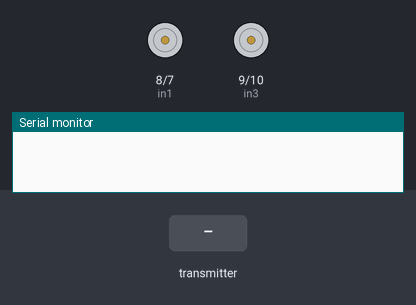
The sketch below on a simulated Arduino Uno, built with avr-gcc and run on an emulated ATmega328P. Shown: motor-driver pin pairs drawn as motors (green arrow = first pin HIGH = forward, orange = second pin HIGH = backward, longer = more drive, scaled by the enable pin), the last lines printed to the serial monitor. Inputs (shaded band) come from the test bench. No radio packets arrive unless stated.

Above: at 1.2 s.
1.3 s: the transmitter starts sending state.0 = 0
2.8 s: the transmitter starts sending state.1 = 1
At 3.7 s:
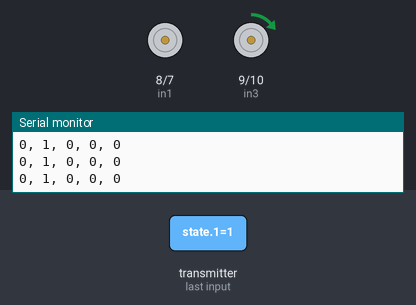
4.3 s: the transmitter starts sending state.2 = 1
At 4.9 s:
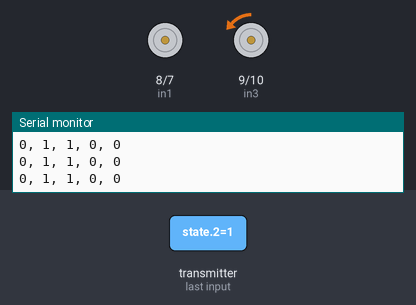
5.8 s: the transmitter starts sending state.0 = 1
At 7.0 s:
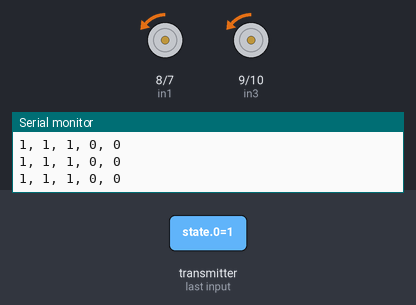
7.3 s: the transmitter starts sending state.1 = 0
At 8.4 s:
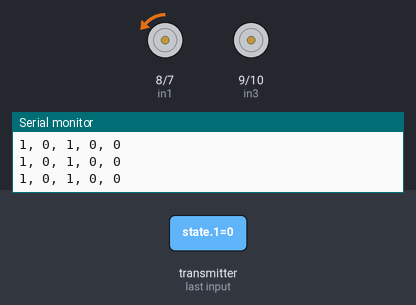
8.8 s: the transmitter starts sending state.2 = 0
At 9.5 s:
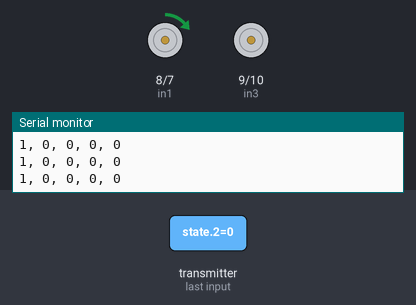
Timing chart, 0 to 11.3 s (numbered marks = the images above; inputs shaded):
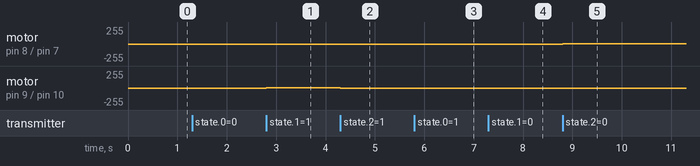

Measured:
- after the input at 2.8 s, motor on pin 9 (in3) / pin 10 (in4): stopped → forward 1/255 at once
- after the input at 4.3 s, motor on pin 9 (in3) / pin 10 (in4): forward 1/255 → backward 1/255 at once
- after the input at 5.8 s, motor on pin 8 (in1) / pin 7 (in2): stopped → backward 1/255 at once
- after the input at 7.3 s, motor on pin 9 (in3) / pin 10 (in4): backward 1/255 → stopped at once
- after the input at 8.8 s, motor on pin 8 (in1) / pin 7 (in2): backward 1/255 → forward 1/255 at once

The sketch:

BrushedMotorDriver.ino
```cpp
//WorkingReceiveProcessingArrayMotorDriver
//Created 10/25/23
//Last revised: 11/20/23
//Code by Bradley Butler
//This code should work for controlling a DC motor with a L298N module. We are not using a L298N module.
//thus, this code is obsolete for our brushless motor purposes. In your processing code set joysticks or triggers to map 0-255 and control states 0 and 1. Set anything to toggle state 2 for reversing
//create libraries
#include <SPI.h>
#include <nRF24L01.h>
#include <RF24.h>
//create an RF24 object
RF24 radio(3, 2);  // CE, CSN
//create the array that controls everything
int state[5];
// Motor A connections
int enA = 5;
int in1 = 8;
int in2 = 7;
// Motor B connections
int enB = 6;
int in3 = 9;
int in4 = 10;

void setup()
{
  while (!Serial);
  //LED test pins
  pinMode(enA, OUTPUT);
	pinMode(enB, OUTPUT);
	pinMode(in1, OUTPUT);
	pinMode(in2, OUTPUT);
	pinMode(in3, OUTPUT);
	pinMode(in4, OUTPUT);
  // Turn off motors - Initial state
	digitalWrite(in1, LOW);
	digitalWrite(in2, LOW);
	digitalWrite(in3, LOW);
	digitalWrite(in4, LOW);
    Serial.begin(9600);
  radio.begin();
  radio.setChannel(1);
  radio.openReadingPipe(1,0xA1A1A1A1A1LL);
  radio.setChannel(1);
  radio.startListening();
}

void loop(){
if (radio.available())
  {
    radio.read(&state, sizeof(state));
    for (int i = 0; i < 5; i++) {
      Serial.print(state[i]);
      if (i < 4) {
        Serial.print(", ");
      }
    }
    Serial.println();
    //if reverse is not on
    if (state[2]==0){
      analogWrite(enA,state[0]);
      analogWrite(enB,state[1]);
      //forward both
      digitalWrite(in1,HIGH);
      digitalWrite(in2,LOW);
      digitalWrite(in3,HIGH);
      digitalWrite(in4,LOW);
    }
    //if reverse is on
    if (state[2]==1){
      analogWrite(enA,state[0]);
      analogWrite(enB,state[1]);
      //reverse both
      digitalWrite(in1,LOW);
      digitalWrite(in2,HIGH);
      digitalWrite(in3,LOW);
      digitalWrite(in4,HIGH);
    }
  }
}
```
